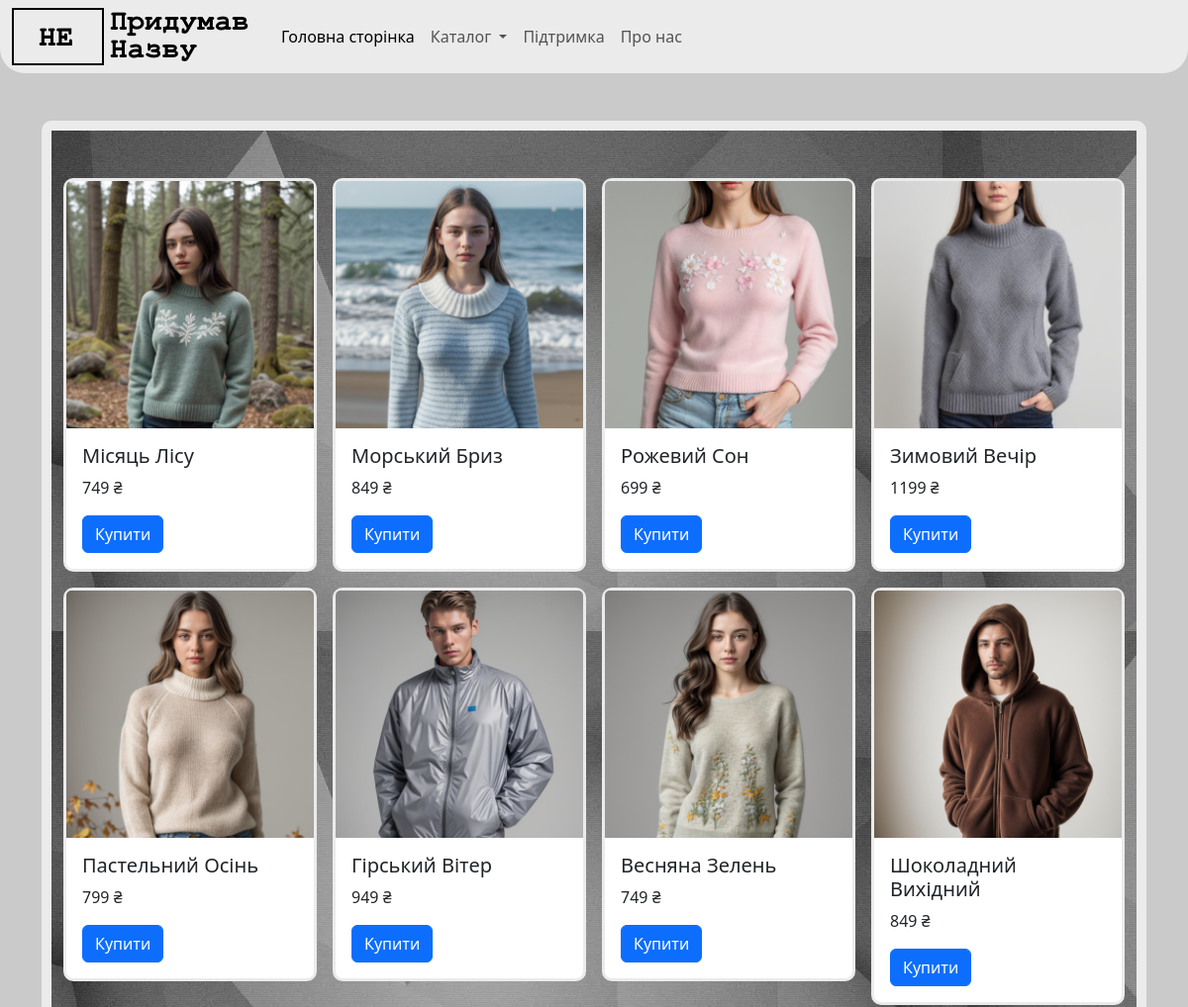
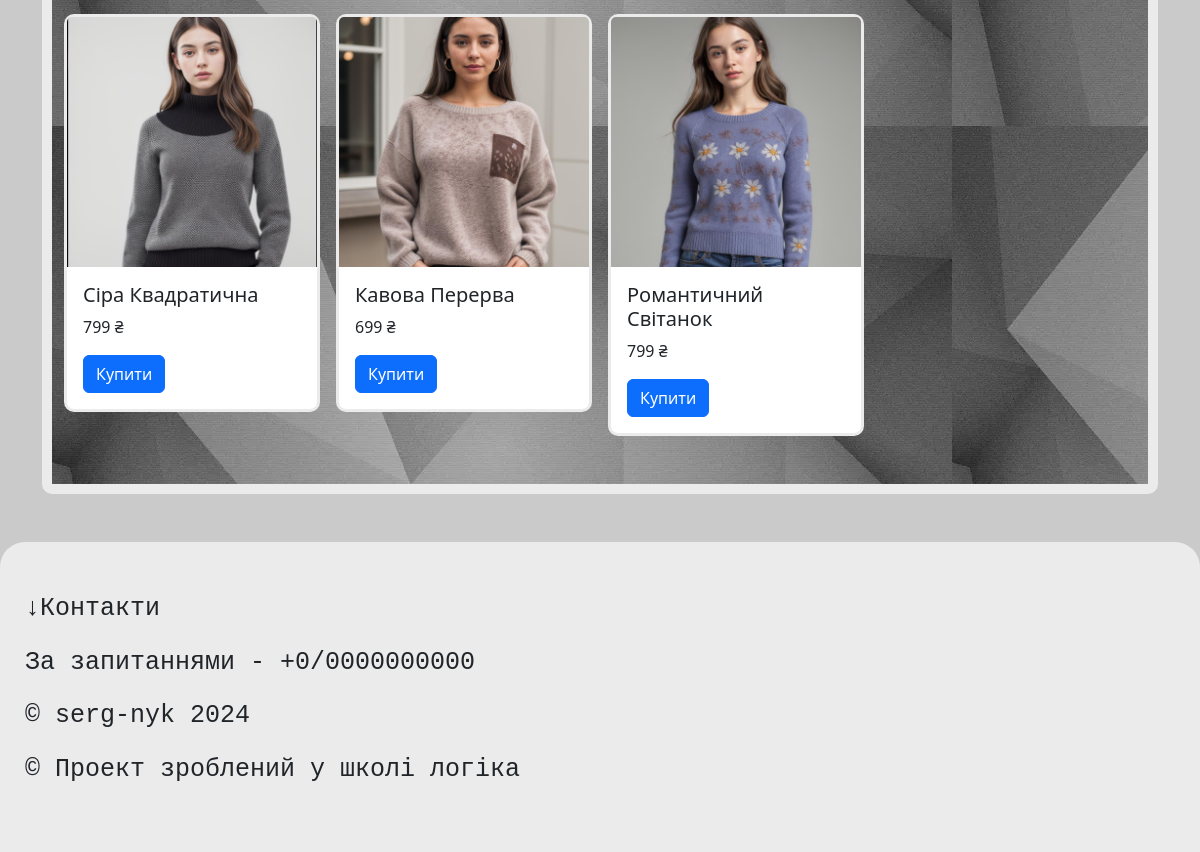
The page /catalog/3 on the database its author committed (2 pictures, top to bottom).
### tables this page shows
CREATE TABLE "products" (
	"id"	INTEGER,
	"title"	TEXT NOT NULL,
	"description"	TEXT DEFAULT 'This product has no description / Цей продукт не має опису',
	"image"	TEXT,
	"date"	INTEGER DEFAULT CURRENT_TIMESTAMP,
	"category_id"	INTEGER,
	"price"	INTEGER,
	FOREIGN KEY("category_id") REFERENCES "categories"("id"),
	PRIMARY KEY("id" AUTOINCREMENT)
);

### main.py (the view)
@app.route("/catalog/<category_id>")
def catalog(category_id):
    categories = db.get_all_categories()
    products = db.get_products_by_category(category_id)
    return render_template("catalog-clothes.html", title = "Каталог", categories = categories, products = products)

### sql_queries.py (called while the page is built)
    def open(self):
        self.connection = sqlite3.connect(self.dbname) # Підключаємося до бази даних
        self.cursor = self.connection.cursor()

    def close(self):
        self.cursor.close()
        self.connection.close()

    def get_products_by_category(self, category_id):
        self.open()
        self.cursor.execute('''SELECT * FROM products WHERE "category_id"=?''', [category_id])
        data = self.cursor.fetchall()
        self.close()
        return data

    def get_all_categories(self):
        self.open()
        self.cursor.execute("SELECT * FROM categories")
        data = self.cursor.fetchall()
        self.close()
        return data

### templates/catalog-clothes.html
{% extends 'base_template.html' %} {% block content %}
<div class="container py-5">
  <div class="container py-5 product-img" style="background-image: url('/static/img/background.jpg')" >
    <div class="row row-cols-1 row-cols-md-2 row-cols-lg-3 row-cols-xl-4 g-3">
      {% for product in products %}
      <div class="col">{% include 'shop_post_card.html' %}</div>
      {% endfor %}
    </div>
  </div>
</div>
{% endblock content %}

### templates/shop_post_card.html (shortened to what this page needs)
<div class="card small-outline" style="max-width: 18rem">
  <img
    src="{{ url_for('static', filename='img/'+product[3]) }}"
    class="card-img-top"
    alt="..."
  />
  <div class="card-body">
    <h5 class="card-title">{{product[1]}}</h5>
    <p class="card-text">{{product[6]}} ₴</p>
    <a
      href="{{ url_for('product', product_id = product[0]) }}"
      class="btn btn-primary"
      >Купити</a
    >
  </div>
</div>

### static/style.css (style rules this page uses)
body { background: #cacaca; }
.product-img { border: 10px solid #ebebeb; border-radius: 10px; }
.small-outline { border: 3px solid #ebebeb; border-radius: 10px; }

### rows shown on the page
products: image (picture), title "Місяць Лісу", price "749"
products: image (picture), title "Морський Бриз", price "849"
products: image (picture), title "Рожевий Сон", price "699"
products: image (picture), title "Зимовий Вечір", price "1199"
products: image (picture), title "Пастельний Осінь", price "799"
products: image (picture), title "Гірський Вітер", price "949"
products: image (picture), title "Весняна Зелень", price "749"
products: image (picture), title "Шоколадний Вихідний", price "849"
products: image (picture), title "Сіра Квадратична", price "799"
products: image (picture), title "Кавова Перерва", price "699"
products: image (picture), title "Романтичний Світанок", price "799"
